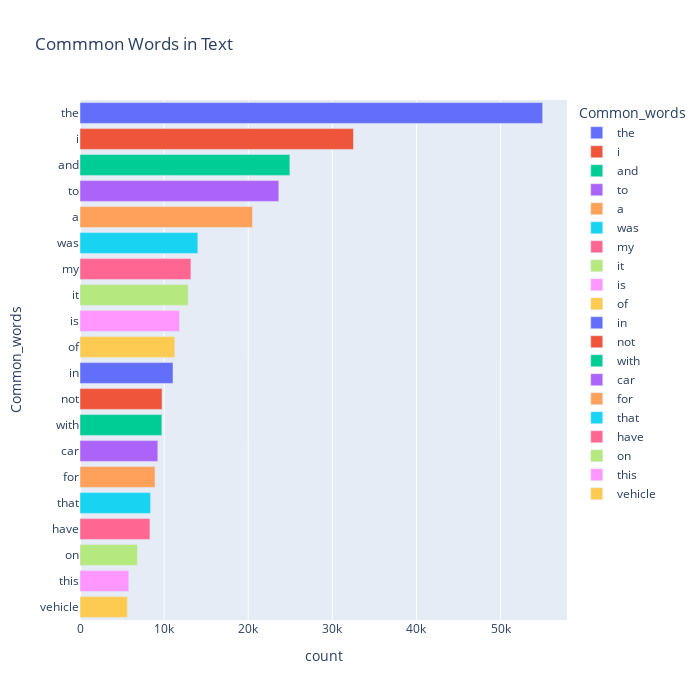

Here is the notebook cell this chart was saved with:
### Markdown cell above
## bar plot of common words

### Code cell
fig = px.bar(temp, x="count", y="Common_words", title='Commmon Words in Text', orientation='h', 
             width=700, height=700,color='Common_words')
fig.show()

### Figure 1 — Plotly figure (JSON) as saved in the notebook; plotly's stock layout.template omitted (floating-point values rounded to 4 significant figures)
{"data": [{"alignmentgroup": "True", "hovertemplate": "Common_words=%{y}<br>count=%{x}<extra></extra>", "legendgroup": "the", "marker": {"color": "#636efa"}, "name": "the", "offsetgroup": "the", "orientation": "h", "showlegend": true, "textposition": "auto", "type": "bar", "x": [55008], "xaxis": "x", "y": ["the"], "yaxis": "y"}, {"alignmentgroup": "True", "hovertemplate": "Common_words=%{y}<br>count=%{x}<extra></extra>", "legendgroup": "i", "marker": {"color": "#EF553B"}, "name": "i", "offsetgroup": "i", "orientation": "h", "showlegend": true, "textposition": "auto", "type": "bar", "x": [32519], "xaxis": "x", "y": ["i"], "yaxis": "y"}, {"alignmentgroup": "True", "hovertemplate": "Common_words=%{y}<br>count=%{x}<extra></extra>", "legendgroup": "and", "marker": {"color": "#00cc96"}, "name": "and", "offsetgroup": "and", "orientation": "h", "showlegend": true, "textposition": "auto", "type": "bar", "x": [24951], "xaxis": "x", "y": ["and"], "yaxis": "y"}, {"alignmentgroup": "True", "hovertemplate": "Common_words=%{y}<br>count=%{x}<extra></extra>", "legendgroup": "to", "marker": {"color": "#ab63fa"}, "name": "to", "offsetgroup": "to", "orientation": "h", "showlegend": true, "textposition": "auto", "type": "bar", "x": [23636], "xaxis": "x", "y": ["to"], "yaxis": "y"}, {"alignmentgroup": "True", "hovertemplate": "Common_words=%{y}<br>count=%{x}<extra></extra>", "legendgroup": "a", "marker": {"color": "#FFA15A"}, "name": "a", "offsetgroup": "a", "orientation": "h", "showlegend": true, "textposition": "auto", "type": "bar", "x": [20516], "xaxis": "x", "y": ["a"], "yaxis": "y"}, {"alignmentgroup": "True", "hovertemplate": "Common_words=%{y}<br>count=%{x}<extra></extra>", "legendgroup": "was", "marker": {"color": "#19d3f3"}, "name": "was", "offsetgroup": "was", "orientation": "h", "showlegend": true, "textposition": "auto", "type": "bar", "x": [14010], "xaxis": "x", "y": ["was"], "yaxis": "y"}, {"alignmentgroup": "True", "hovertemplate": "Common_words=%{y}<br>count=%{x}<extra></extra>", "legendgroup": "my", "marker": {"color": "#FF6692"}, "name": "my", "offsetgroup": "my", "orientation": "h", "showlegend": true, "textposition": "auto", "type": "bar", "x": [13192], "xaxis": "x", "y": ["my"], "yaxis": "y"}, {"alignmentgroup": "True", "hovertemplate": "Common_words=%{y}<br>count=%{x}<extra></extra>", "legendgroup": "it", "marker": {"color": "#B6E880"}, "name": "it", "offsetgroup": "it", "orientation": "h", "showlegend": true, "textposition": "auto", "type": "bar", "x": [12857], "xaxis": "x", "y": ["it"], "yaxis": "y"}, {"alignmentgroup": "True", "hovertemplate": "Common_words=%{y}<br>count=%{x}<extra></extra>", "legendgroup": "is", "marker": {"color": "#FF97FF"}, "name": "is", "offsetgroup": "is", "orientation": "h", "showlegend": true, "textposition": "auto", "type": "bar", "x": [11836], "xaxis": "x", "y": ["is"], "yaxis": "y"}, {"alignmentgroup": "True", "hovertemplate": "Common_words=%{y}<br>count=%{x}<extra></extra>", "legendgroup": "of", "marker": {"color": "#FECB52"}, "name": "of", "offsetgroup": "of", "orientation": "h", "showlegend": true, "textposition": "auto", "type": "bar", "x": [11274], "xaxis": "x", "y": ["of"], "yaxis": "y"}, {"alignmentgroup": "True", "hovertemplate": "Common_words=%{y}<br>count=%{x}<extra></extra>", "legendgroup": "in", "marker": {"color": "#636efa"}, "name": "in", "offsetgroup": "in", "orientation": "h", "showlegend": true, "textposition": "auto", "type": "bar", "x": [11059], "xaxis": "x", "y": ["in"], "yaxis": "y"}, {"alignmentgroup": "True", "hovertemplate": "Common_words=%{y}<br>count=%{x}<extra></extra>", "legendgroup": "not", "marker": {"color": "#EF553B"}, "name": "not", "offsetgroup": "not", "orientation": "h", "showlegend": true, "textposition": "auto", "type": "bar", "x": [9757], "xaxis": "x", "y": ["not"], "yaxis": "y"}, {"alignmentgroup": "True", "hovertemplate": "Common_words=%{y}<br>count=%{x}<extra></extra>", "legendgroup": "with", "marker": {"color": "#00cc96"}, "name": "with", "offsetgroup": "with", "orientation": "h", "showlegend": true, "textposition": "auto", "type": "bar", "x": [9734], "xaxis": "x", "y": ["with"], "yaxis": "y"}, {"alignmentgroup": "True", "hovertemplate": "Common_words=%{y}<br>count=%{x}<extra></extra>", "legendgroup": "car", "marker": {"color": "#ab63fa"}, "name": "car", "offsetgroup": "car", "orientation": "h", "showlegend": true, "textposition": "auto", "type": "bar", "x": [9251], "xaxis": "x", "y": ["car"], "yaxis": "y"}, {"alignmentgroup": "True", "hovertemplate": "Common_words=%{y}<br>count=%{x}<extra></extra>", "legendgroup": "for", "marker": {"color": "#FFA15A"}, "name": "for", "offsetgroup": "for", "orientation": "h", "showlegend": true, "textposition": "auto", "type": "bar", "x": [8921], "xaxis": "x", "y": ["for"], "yaxis": "y"}, {"alignmentgroup": "True", "hovertemplate": "Common_words=%{y}<br>count=%{x}<extra></extra>", "legendgroup": "that", "marker": {"color": "#19d3f3"}, "name": "that", "offsetgroup": "that", "orientation": "h", "showlegend": true, "textposition": "auto", "type": "bar", "x": [8391], "xaxis": "x", "y": ["that"], "yaxis": "y"}, {"alignmentgroup": "True", "hovertemplate": "Common_words=%{y}<br>count=%{x}<extra></extra>", "legendgroup": "have", "marker": {"color": "#FF6692"}, "name": "have", "offsetgroup": "have", "orientation": "h", "showlegend": true, "textposition": "auto", "type": "bar", "x": [8315], "xaxis": "x", "y": ["have"], "yaxis": "y"}, {"alignmentgroup": "True", "hovertemplate": "Common_words=%{y}<br>count=%{x}<extra></extra>", "legendgroup": "on", "marker": {"color": "#B6E880"}, "name": "on", "offsetgroup": "on", "orientation": "h", "showlegend": true, "textposition": "auto", "type": "bar", "x": [6828], "xaxis": "x", "y": ["on"], "yaxis": "y"}, {"alignmentgroup": "True", "hovertemplate": "Common_words=%{y}<br>count=%{x}<extra></extra>", "legendgroup": "this", "marker": {"color": "#FF97FF"}, "name": "this", "offsetgroup": "this", "orientation": "h", "showlegend": true, "textposition": "auto", "type": "bar", "x": [5801], "xaxis": "x", "y": ["this"], "yaxis": "y"}, {"alignmentgroup": "True", "hovertemplate": "Common_words=%{y}<br>count=%{x}<extra></extra>", "legendgroup": "vehicle", "marker": {"color": "#FECB52"}, "name": "vehicle", "offsetgroup": "vehicle", "orientation": "h", "showlegend": true, "textposition": "auto", "type": "bar", "x": [5642], "xaxis": "x", "y": ["vehicle"], "yaxis": "y"}], "layout": {"barmode": "relative", "height": 700, "legend": {"title": {"text": "Common_words"}, "tracegroupgap": 0}, "title": {"text": "Commmon Words in Text"}, "width": 700, "xaxis": {"anchor": "y", "domain": [0, 1], "title": {"text": "count"}}, "yaxis": {"anchor": "x", "categoryarray": ["vehicle", "this", "on", "have", "that", "for", "car", "with", "not", "in", "of", "is", "it", "my", "was", "a", "to", "and", "i", "the"], "categoryorder": "array", "domain": [0, 1], "title": {"text": "Common_words"}}}}
